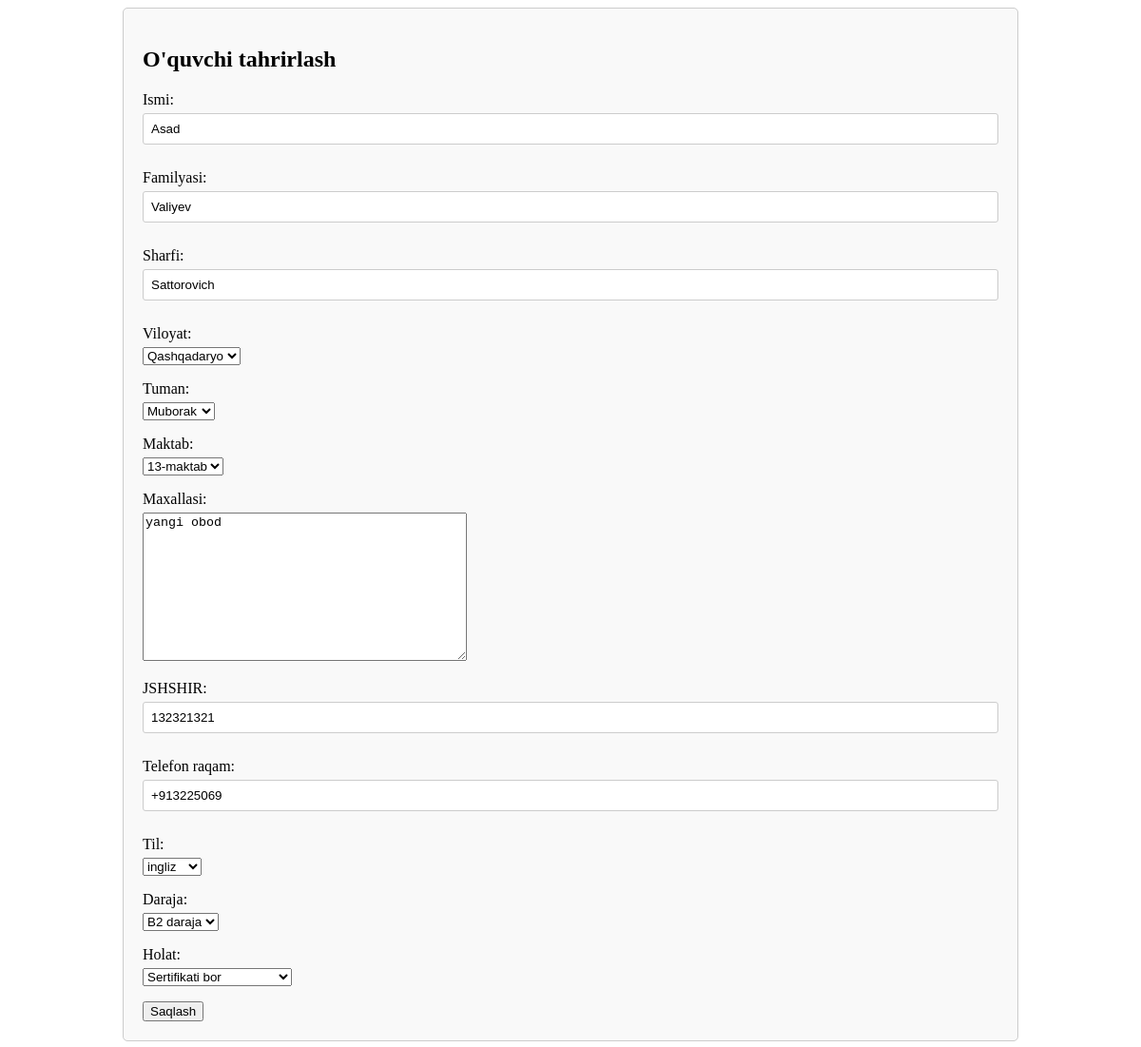
Page /oquvchi/2/tahrirlash/ on the committed database.
### main/models.py (models this page shows, shortened)
class Shaxs(models.Model):
    Ismi = models.CharField(max_length=300)
    Familyasi = models.CharField(max_length=300)
    Sharfi = models.CharField(max_length=300)
    viloyats = {
        ('Qashqadaryo', 'Qashqadaryo'),
        ('Samarqand', 'Samarqand'),
        ('Navoiy', 'Navoiy'),
        ('Buxoro', 'Buxoro')
    }
    viloyat = models.CharField(max_length=300,verbose_name='viloyat', choices=viloyats)
    tuman = models.ForeignKey(Tuman, on_delete=models.CASCADE)
    maktab = models.ForeignKey(Maktab, on_delete=models.CASCADE)
    maxallasi = models.TextField()
    JSHSHIR = models.IntegerField()
    Telefon_raqam = models.CharField(max_length=30)
    til = {
        ('UZBEK', 'uzbek'),
        ('RUS', 'rus'),
        ('NEMIS', 'nemis'),
        ('ENGLISH', 'ingliz')
    }
    Biladigan_tili = models.CharField(max_length=30, verbose_name='til', choices=til)
    daraja = {
        ('A1 daraja','A1 daraja'),
        ('A2 daraja','A2 daraja'),
        ('B1 daraja','B1 daraja'),
        ('B2 daraja','B2 daraja'),
        ('C1 daraja','C1 daraja')
    }
    Til_bilish_darajasi = models.CharField(max_length=30, verbose_name='daraja', choices=daraja)
    holat = {
        ('Ayni vaqtda o\'qimoqda','Ayni vaqtda o\'qimoqda'),
        ('O\'qib bo\'lgan','O\'qib bo\'lgan'),
        ('Sertifikati bor', 'Sertifikati bor')
    }
    Holati = models.CharField(max_length=30, verbose_name='holat', choices=holat)

### main/views.py (the view)
# urls.py: path('oquvchi/<int:oquvchi_id>/tahrirlash/', views.oquvchi_tahrirlash, name='oquvchi_tahrirlash'),
def oquvchi_tahrirlash(request, oquvchi_id):
    oquvchi = Shaxs.objects.get(id=oquvchi_id)
    if request.method == 'POST':
        form = ShaxsForm(request.POST, instance=oquvchi)
        if form.is_valid():
            form.save()
            return redirect('oquvchi_list', maktab_id=oquvchi.maktab.id)
    else:
        form = ShaxsForm(instance=oquvchi)
    return render(request, 'oquvchi_tahrirlash.html', {'form': form})

### main/forms.py
class ShaxsForm(forms.ModelForm):
    class Meta:
        model = Shaxs
        fields = ['Ismi', 'Familyasi', 'Sharfi', 'viloyat', 'tuman', 'maktab', 'maxallasi', 'JSHSHIR', 'Telefon_raqam', 'Biladigan_tili','Til_bilish_darajasi','Holati']

### main/models.py (called while the page is built)
    def __str__(self):
        return self.Nomi

    def __str__(self):
        return self.Nomi

### templates/oquvchi_tahrirlash.html (shortened to what this page needs)
<!DOCTYPE html>
<html lang="en">
<head>
</head>
<body>
    <div class="form-container">
        <h2>O'quvchi tahrirlash</h2>
        <form method="post">
            {{ form.as_p }}
            <button type="submit">Saqlash</button>
        </form>
    </div>
</body>
</html>

### templates/oquvchi_tahrirlash.html (style rules this page uses)
.form-container { max-width: 900px; margin: auto; padding: 20px; border: 1px solid #ccc; border-radius: 5px; background-color: #f9f9f9; }
.form-container label { display: block; margin-bottom: 5px; }
.form-container input[type="text"], .form-container input[type="number"] { width: 100%; padding: 8px; margin-bottom: 10px; border: 1px solid #ccc; border-radius: 3px; box-sizing: border-box; }

### rows in the picture
Shaxs: Ismi "Asad", Familyasi "Valiyev", Sharfi "Sattorovich", viloyat "Qashqadaryo", tuman "Muborak", maktab "13-maktab", maxallasi "yangi obod", JSHSHIR "132321321", Telefon_raqam "+913225069", Biladigan_tili "ingliz", Til_bilish_darajasi "B2 daraja", Holati "Sertifikati bor"
